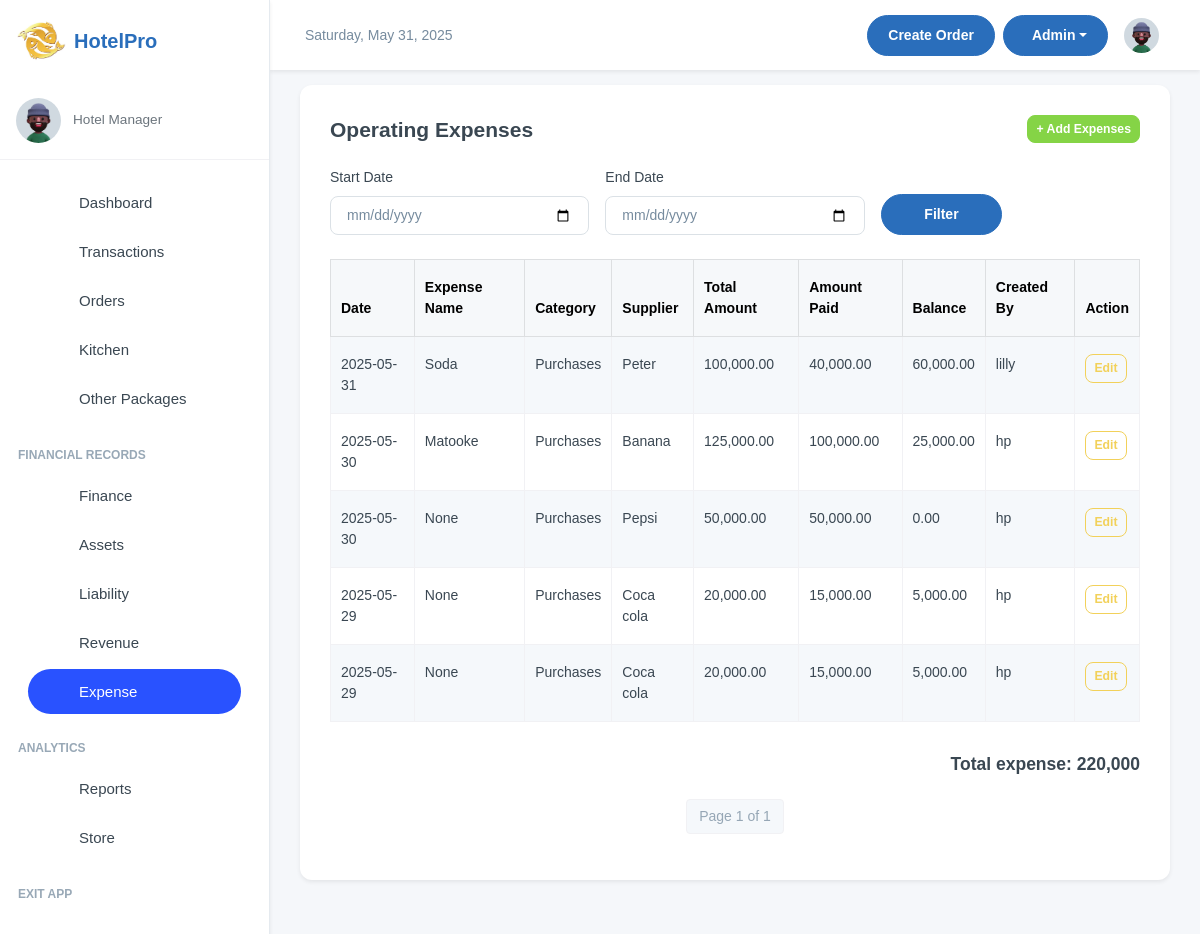
Screenshot of /finance/all-expense/ (signed in) with the database file from the repository.
### finance/models.py (models this page shows, shortened)
class Expenses(models.Model):
    EXPENSE_CHOICES = [
        ('allowances', 'Allowances'),
        ('purchases', 'Purchases'),
        ('other', 'Other'),
    ]
    name = models.CharField(blank=True, null=True, max_length=200)
    category = models.CharField(
        max_length=100, blank=True, null=True, choices=EXPENSE_CHOICES)
    name_of_supplier = models.CharField(max_length=255)
    quantity = models.DecimalField(max_digits=12, decimal_places=2)
    unit_cost = models.DecimalField(max_digits=12, decimal_places=2)
    total_amount = models.DecimalField(max_digits=12, decimal_places=2)
    amount_paid = models.DecimalField(max_digits=12, decimal_places=2)
    balance = models.DecimalField(max_digits=12, decimal_places=2, blank=True)
    is_active = models.BooleanField(default=True)
    created_date = models.DateTimeField(auto_now_add=True)
    created_by = models.ForeignKey(
        User, on_delete=models.SET_NULL, null=True, blank=True)

### finance/views.py (the view, shortened to what this page needs)
# urls.py: path('all-expense/', views.expense, name='expense'),
@login_required(login_url='/user/login/')
def expense(request):
    start_date = request.GET.get('start_date')
    end_date = request.GET.get('end_date')
    expense_list = Expenses.objects.filter(
        is_active=True).order_by('-created_date')
    total_expense = expense_list.aggregate(
        total=Sum('amount_paid'))['total'] or 0
    paginator = Paginator(expense_list, 10)
    page_number = request.GET.get('page')
    expense_page = paginator.get_page(page_number)
    context = {
        "expense_list": expense_page,
        "total_expense": total_expense,
        "start_date": start_date,
        "end_date": end_date,
    }
    return render(request, "expense.html", context)

### finance/templates/expense.html (shortened to what this page needs)
{% extends 'base.html' %}
{% load humanize %}
{% load custom_filters %}
 {% block content %}
<div class="card shadow-sm">
  <div class="card-body">
    <div class="d-flex justify-content-between align-items-center mb-4">
      <h4 class="fw-semibold mb-0">Operating Expenses</h4>
      <a href="/finance/expense/add/" class="btn btn-success btn-sm"
        >+ Add Expenses</a
      >
    </div>
    <form method="get" class="row g-3 align-items-end mb-4">
      <div class="col-md-4">
        <label for="start_date" class="form-label">Start Date</label>
        <input
          type="date"
          name="start_date"
          id="start_date"
          class="form-control"
          value="{{ start_date }}"
        />
      </div>
      <div class="col-md-4">
        <label for="end_date" class="form-label">End Date</label>
        <input
          type="date"
          name="end_date"
          id="end_date"
          class="form-control"
          value="{{ end_date }}"
        />
      </div>
      <div class="col-md-2">
        <button type="submit" class="btn btn-primary w-100">Filter</button>
      </div>
    </form>
    <div class="table-responsive">
      <table class="table table-striped table-bordered">
        <thead class="table-light">
          <tr>
            <th>Date</th>
            <th>Expense Name</th>
            <th>Category</th>
            <th>Supplier</th>
            <th>Total Amount</th>
            <th>Amount Paid</th>
            <th>Balance</th>
            <th>Created By</th>
            <th>Action</th>
          </tr>
        </thead>
        <tbody>
          {% for expense in expense_list %}
          <tr>
            <td>{{ expense.created_date|date:"Y-m-d" }}</td>
            <td>{{ expense.name }}</td>
            <td>{{ expense.get_category_display }}</td>
            <td>{{ expense.name_of_supplier }}</td>
            <td>{{ expense.total_amount|intcomma }}</td>
            <td>{{ expense.amount_paid|intcomma }}</td>
            <td>{{ expense.balance|intcomma }}</td>
            <td>{{ expense.created_by}}</td>
            <td>
              <a href="/finance/expenses/edit/{{ expense.pk }}/" class="btn btn-sm btn-outline-warning">
                 Edit
            </a>
               </td>
          </tr>
          {% empty %}
          <tr>
            <td colspan="6" class="text-center text-muted">
              No expense records for this period.
            </td>
          </tr>
          {% endfor %}
        </tbody>
      </table>
    </div>
    <div class="mt-3">
      <h5 class="text-end">
        <strong>Total expense:</strong> {{ total_expense|intcomma }}
      </h5>
    </div>
    <nav aria-label="Page navigation" class="mt-4">
        <ul class="pagination justify-content-center">
          <li class="page-item disabled">
            <span class="page-link">
              Page {{ expense_list.number }} of {{ expense_list.paginator.num_pages }}
            </span>
          </li>
        </ul>
      </nav>
  </div>
</div>
{% endblock  %}

### templates/base.html (style rules this page uses)
:root { --primary-color: #2A6EBB; --secondary-color: #F8F9FA; --accent-color: #FFD700; --text-color: #333333; --success-color: #28a745; --danger-color: #dc3545; --warning-color: #ffc107; --info-color: #17a2b8; }
body { font-family: 'Poppins', sans-serif; background-color: #f5f7fa; }
.btn-primary { background-color: var(--primary-color); border-color: var(--primary-color); }
.card { border-radius: 0.75rem; border: none; box-shadow: 0 0.125rem 0.25rem rgba(0, 0, 0, 0.075); transition: transform 0.2s ease-in-out, box-shadow 0.2s ease-in-out; }

### rows the page displays
Expenses: created_date "2025-05-31", name "Soda", category "Purchases", name_of_supplier "Peter", total_amount "100,000.00", amount_paid "40,000.00", balance "60,000.00", created_by "lilly"
Expenses: created_date "2025-05-30", name "Matooke", category "Purchases", name_of_supplier "Banana", total_amount "125,000.00", amount_paid "100,000.00", balance "25,000.00", created_by "hp"
Expenses: created_date "2025-05-30", name "None", category "Purchases", name_of_supplier "Pepsi", total_amount "50,000.00", amount_paid "50,000.00", balance "0.00", created_by "hp"
Expenses: created_date "2025-05-29", name "None", category "Purchases", name_of_supplier "Coca cola", total_amount "20,000.00", amount_paid "15,000.00", balance "5,000.00", created_by "hp"
Expenses: created_date "2025-05-29", name "None", category "Purchases", name_of_supplier "Coca cola", total_amount "20,000.00", amount_paid "15,000.00", balance "5,000.00", created_by "hp"

### other values shown
{{ total_expense|intcomma }} "220,000"
{{ expense_list.number }} "1"
{{ expense_list.paginator.num_pages }} "1"
